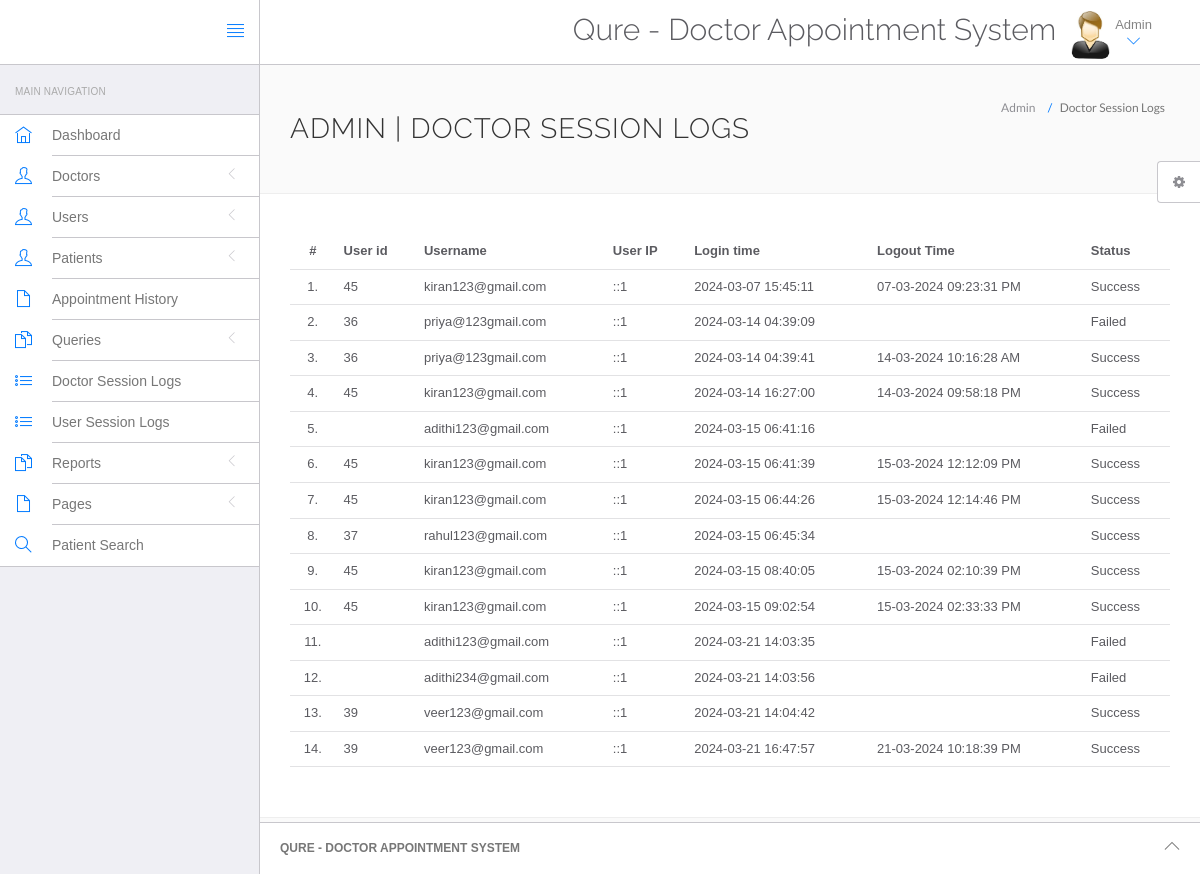
Page /hospital/hms/admin/doctor-logs.php (signed in) on the committed database.
### tables this page shows
CREATE TABLE `doctorslog` (
  `id` int(11) NOT NULL,
  `uid` int(11) DEFAULT NULL,
  `username` varchar(255) DEFAULT NULL,
  `userip` binary(16) DEFAULT NULL,
  `loginTime` timestamp NULL DEFAULT current_timestamp(),
  `logout` varchar(255) DEFAULT NULL,
  `status` int(11) DEFAULT NULL
);

### hospital/hms/admin/doctor-logs.php (the view, shortened to what this page needs)
<?php
include('include/config.php');
if(strlen($_SESSION['id']==0)) {
 header('location:logout.php');
  } else{
?>
<!DOCTYPE html>
<html lang="en">
	<head>
		<link rel="stylesheet" href="vendor/bootstrap/css/bootstrap.min.css">
		<link rel="stylesheet" href="vendor/fontawesome/css/font-awesome.min.css">
		<link rel="stylesheet" href="vendor/themify-icons/themify-icons.min.css">
		<link href="vendor/animate.css/animate.min.css" rel="stylesheet" media="screen">
		<link href="vendor/perfect-scrollbar/perfect-scrollbar.min.css" rel="stylesheet" media="screen">
		<link href="vendor/switchery/switchery.min.css" rel="stylesheet" media="screen">
		<link href="vendor/bootstrap-touchspin/jquery.bootstrap-touchspin.min.css" rel="stylesheet" media="screen">
		<link href="vendor/select2/select2.min.css" rel="stylesheet" media="screen">
		<link href="vendor/bootstrap-datepicker/bootstrap-datepicker3.standalone.min.css" rel="stylesheet" media="screen">
		<link href="vendor/bootstrap-timepicker/bootstrap-timepicker.min.css" rel="stylesheet" media="screen">
		<link rel="stylesheet" href="assets/css/styles.css">
		<link rel="stylesheet" href="assets/css/plugins.css">
		<link rel="stylesheet" href="assets/css/themes/theme-1.css" id="skin_color" />
	</head>
	<body>
		<div id="app">
<?php include('include/sidebar.php');?>
			<div class="app-content">
					<?php include('include/header.php');?>
				<div class="main-content" >
					<div class="wrap-content container" id="container">
						<section id="page-title">
							<div class="row">
								<div class="col-sm-8">
									<h1 class="mainTitle">Admin  | Doctor Session Logs</h1>
																	</div>
								<ol class="breadcrumb">
									<li>
										<span>Admin </span>
									</li>
									<li class="active">
										<span>Doctor Session Logs</span>
									</li>
								</ol>
							</div>
						</section>
						<div class="container-fluid container-fullw bg-white">
									<div class="row">
								<div class="col-md-12">
									<table class="table table-hover" id="sample-table-1">
										<thead>
											<tr>
												<th class="center">#</th>
												<th class="hidden-xs">User id</th>
												<th>Username</th>
												<th>User IP</th>
												<th>Login time</th>
												<th>Logout Time </th>
												<th> Status </th>
											</tr>
										</thead>
										<tbody>
<?php
$sql=mysqli_query($con,"select * from doctorslog ");
$cnt=1;
while($row=mysqli_fetch_array($sql))
{
?>
											<tr>
												<td class="center"><?php echo $cnt;?>.</td>
												<td class="hidden-xs"><?php echo $row['uid'];?></td>
												<td class="hidden-xs"><?php echo $row['username'];?></td>
												<td><?php echo $row['userip'];?></td>
												<td><?php echo $row['loginTime'];?></td>
												<td><?php echo $row['logout'];?>
												</td>
												<td>
<?php if($row['status']==1)
{
	echo "Success";
}
else
{
	echo "Failed";
}?>
</td>
											</tr>
											<?php
$cnt=$cnt+1;
											 }?>
										</tbody>
									</table>
								</div>
							</div>
								</div>
					</div>
				</div>
			</div>
	<?php include('include/footer.php');?>
	<?php include('include/setting.php');?>
		</div>
	</body>
</html>
<?php } ?>

### hospital/hms/admin/assets/css/themes/theme-1.css (style rules this page uses)
body { background: #FAFAFA; }

### rows in the picture
doctorslog: uid "45", username "kiran123@gmail.com", userip "::1", loginTime "2024-03-07 15:45:11", logout "07-03-2024 09:23:31 PM", status "Success"
doctorslog: uid "36", username "priya@123gmail.com", userip "::1", loginTime "2024-03-14 04:39:09", status "Failed"
doctorslog: uid "36", username "priya@123gmail.com", userip "::1", loginTime "2024-03-14 04:39:41", logout "14-03-2024 10:16:28 AM", status "Success"
doctorslog: uid "45", username "kiran123@gmail.com", userip "::1", loginTime "2024-03-14 16:27:00", logout "14-03-2024 09:58:18 PM", status "Success"
doctorslog: username "adithi123@gmail.com", userip "::1", loginTime "2024-03-15 06:41:16", status "Failed"
doctorslog: uid "45", username "kiran123@gmail.com", userip "::1", loginTime "2024-03-15 06:41:39", logout "15-03-2024 12:12:09 PM", status "Success"
doctorslog: uid "45", username "kiran123@gmail.com", userip "::1", loginTime "2024-03-15 06:44:26", logout "15-03-2024 12:14:46 PM", status "Success"
doctorslog: uid "37", username "rahul123@gmail.com", userip "::1", loginTime "2024-03-15 06:45:34", status "Success"
doctorslog: uid "45", username "kiran123@gmail.com", userip "::1", loginTime "2024-03-15 08:40:05", logout "15-03-2024 02:10:39 PM", status "Success"
doctorslog: uid "45", username "kiran123@gmail.com", userip "::1", loginTime "2024-03-15 09:02:54", logout "15-03-2024 02:33:33 PM", status "Success"
doctorslog: username "adithi123@gmail.com", userip "::1", loginTime "2024-03-21 14:03:35", status "Failed"
doctorslog: username "adithi234@gmail.com", userip "::1", loginTime "2024-03-21 14:03:56", status "Failed"
doctorslog: uid "39", username "veer123@gmail.com", userip "::1", loginTime "2024-03-21 14:04:42", status "Success"
doctorslog: uid "39", username "veer123@gmail.com", userip "::1", loginTime "2024-03-21 16:47:57", logout "21-03-2024 10:18:39 PM", status "Success"
